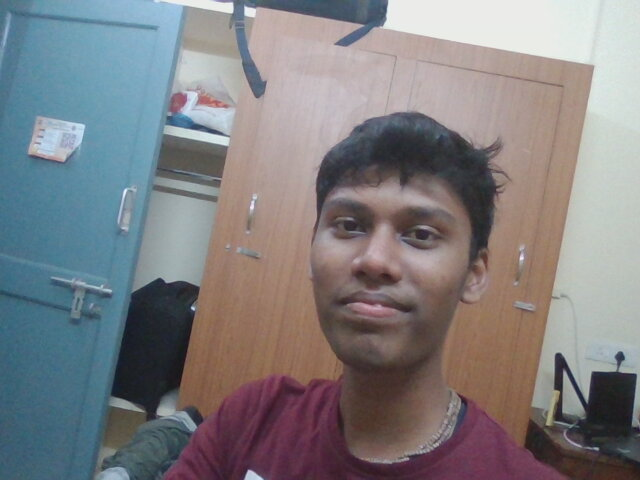
#> input picture OlymPics/media/trainer/Test_image/test.jpg, 640 x 480 px
$ jupyter execute --allow-errors trainer_module.ipynb   (shell and % lines are left out)
#> lines starting #> are read from the running program, lines starting #| are printed output that depends on the picture
[cell 1]
from clustimage import Clustimage
from PIL import Image
import cv2

#> (the rest of this cell did not finish here and is left out)

#> (a cell that did not finish here is left out)

#> (a cell that did not finish here is left out)

[cell 4]
import cv2
img_add1 = './Test_image/test.jpg'
image = cv2.imread(img_add1,0)
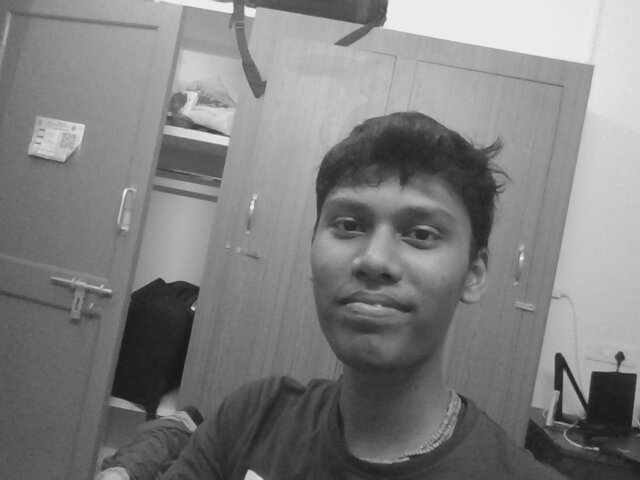
#> image: shape (480, 640); min 19, max 245, mean 127.4
cv2.imwrite('./Test_image/temp/test1.jpg',image)
#> Out = True
